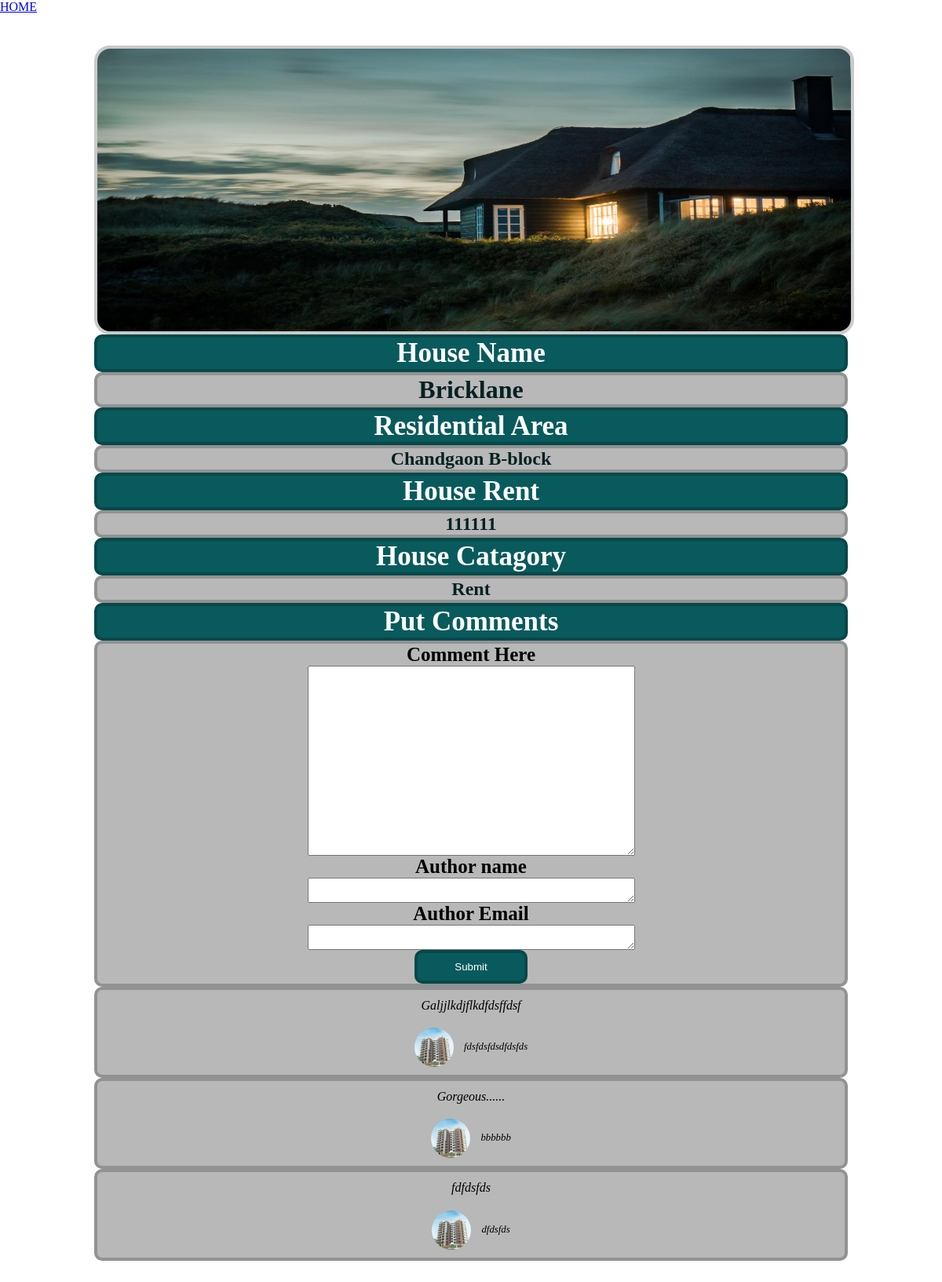
The app's page /includes/pagefiles/house_profile.php?h_id=2 with its own data.
### tables this page shows
CREATE TABLE `catagories` (
  `cat_id` int(11) NOT NULL,
  `cat_title` varchar(255) NOT NULL
);

CREATE TABLE `house` (
  `house_id` int(11) NOT NULL,
  `house_cat_id` int(11) NOT NULL,
  `house_name` varchar(255) NOT NULL,
  `house_img` text NOT NULL,
  `house_rent` varchar(255) NOT NULL,
  `advance` varchar(255) NOT NULL,
  `date` date NOT NULL,
  `ra_name` varchar(255) NOT NULL,
  `house_tags` varchar(255) NOT NULL,
  `house_comment_count` int(11) NOT NULL
);

CREATE TABLE `comments` (
  `comment_id` int(11) NOT NULL,
  `comment_house_id` int(11) NOT NULL,
  `comment_status` varchar(255) NOT NULL,
  `comment_author` varchar(255) NOT NULL,
  `comment_email` varchar(255) NOT NULL,
  `date` date NOT NULL,
  `comment_content` text NOT NULL
);

### includes/pagefiles/house_profile.php (the view, shortened to what this page needs)
<?php
    include "db.php";
?>
    <?php
        if(isset($_GET['h_id'])){
            $h_id = $_GET['h_id'];
        }
    $selectHouse = "SELECT * FROM house WHERE house_id = $h_id";
    $shquery = mysqli_query($connection,$selectHouse);
    while ($row = mysqli_fetch_assoc($shquery)){
        $h_name = $row['house_name'];
        $h_img = $row['house_img'];
        $h_ra = $row['ra_name'];
        $h_rent = $row['house_rent'];
        $h_cat_id =$row['house_cat_id'];
        $select_cat = "SELECT * FROM catagories WHERE cat_id= $h_cat_id";
        $select_cat_query = mysqli_query($connection,$select_cat);
        while($row = mysqli_fetch_assoc($select_cat_query)){
            $catTitle = $row['cat_title'];
        ?>
    <div class="home-btn">
        <a href="../../index.php">HOME</a>
    </div>
    <div class="houseProfile">
        <img src="images/<?php echo $h_img; ?>" style="width: 100%; height: 45vh; border-radius: 20px; border: 4px solid rgba(0, 8, 8, 0.21);" alt="">
        <div class="houseInfo">
            <div class="h_name">
                <label for="">House Name</label>
            </div>
            <h1>
                <?php echo $h_name; ?>
            </h1>
            <div class="h_name">
                <label for="">Residential Area</label>
            </div>
            <h2>
                <?php echo $h_ra; ?>
            </h2>
            <div class="h_name">
                <label for="">House Rent</label>
            </div>
            <h2>
                <?php echo $h_rent; ?>
            </h2>
            <div class="h_name">
                <label for="">House Catagory</label>
            </div>
            <h2>
                <?php echo $catTitle; ?>
            </h2>
            <div class="h_name">
                <label for="">Put Comments</label>
            </div>
                <div class="com">
                    <form action="" method="POST">
                        <label for="author" style="color: black; font-size: 25px;">Comment Here</label> <br>
                        <textarea name="com_content" id="" cols="50" rows="16"></textarea> <br>
                        <label for="author" style="color: black; font-size: 25px;">Author name</label> <br>
                        <textarea name="com_author" id="" cols="50" rows="2"></textarea> <br>
                        <label for="author" style="color: black; font-size: 25px;">Author Email</label> <br>
                        <textarea name="com_email" id="" cols="50" rows="2"></textarea> <br>
                        <button class="h_name" name="comment_submit">Submit</button>
                    </form>
                </div>
                <?php
            $show_com = "SELECT * FROM comments WHERE comment_house_id = {$h_id} ";
            $show_com .= "AND comment_status= 'approved' ";
            $show_com .= "ORDER BY comment_id DESC ";
            $show_com_query = mysqli_query($connection,$show_com);
            while($com_row = mysqli_fetch_assoc($show_com_query)){
                $com_author = $com_row['comment_author'];
                $com_content = $com_row['comment_content'];
?>
                <div class="com">
                    <div class="content">
                        <blockquote>
                               <?php
                                 echo $com_content;
?>
                        </blockquote>
                    </div>
                    <div class="authorName">
                           <cite class="usercom">
                               <img src="../image/3.jpg" alt="">
                               <?php
                               echo $com_author;
                                ?>
                           </cite>
                    </div>
                </div>
                <?php
            }
?>
        </div>
    </div>
    <?php
            }
    }
?>

### includes/pagefiles/house_profile.php (style rules this page uses)
* { margin: 0px; padding: 0px; }
.houseProfile { text-align: center; margin: 5vh auto; width: 80%; }
.houseInfo h1, h2 { background-color: rgba(105, 105, 105, 0.47); border-radius: 10px; color: rgb(5, 33, 34); border: 4px solid rgba(0, 8, 8, 0.21); }
label { font-size: 35px; font-weight: bold; }
.h_name { background-color: rgb(9, 90, 93); color: white; border: 4px solid rgba(0, 8, 8, 0.21); border-radius: 10px; }
.com { background-color: rgba(105, 105, 105, 0.47); color: white; border: 4px solid rgba(0, 8, 8, 0.21); border-radius: 10px; }
button { padding: 10px 5%; }
.authorName { padding: 10px 0; }
.authorName img { height: 50px; width: 50px; border-radius: 50%; vertical-align: middle; margin-right: 10px; }
cite { font-size: 80%; display: block; color: black; }
blockquote { padding: 1%; font-style: italic; line-height: 120%; color: black; }

### records on screen
house: house_name "Bricklane", ra_name "Chandgaon B-block", house_rent "111111"
catagories: house.house_img (picture), cat_title "Rent"
comments: comment_content "Galjjlkdjflkdfdsffdsf", comment_author "fdsfdsfdsdfdsfds"
comments: comment_content "Gorgeous......", comment_author "bbbbbb"
comments: comment_content "fdfdsfds", comment_author "dfdsfds"
